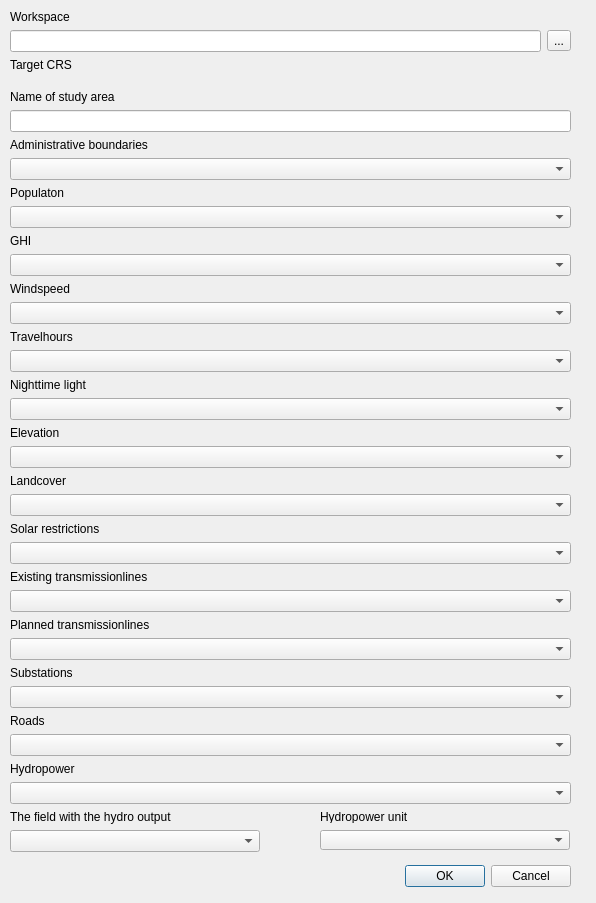
<?xml version="1.0" encoding="UTF-8"?>
<ui version="4.0">
 <class>OnSSETDialogBase</class>
 <widget class="QDialog" name="OnSSETDialogBase">
  <property name="geometry">
   <rect>
    <x>0</x>
    <y>0</y>
    <width>596</width>
    <height>903</height>
   </rect>
  </property>
  <property name="minimumSize">
   <size>
    <width>10</width>
    <height>20</height>
   </size>
  </property>
  <property name="windowTitle">
   <string>Extract To Excel</string>
  </property>
  <widget class="QDialogButtonBox" name="button_box">
   <property name="geometry">
    <rect>
     <x>230</x>
     <y>860</y>
     <width>341</width>
     <height>32</height>
    </rect>
   </property>
   <property name="minimumSize">
    <size>
     <width>10</width>
     <height>10</height>
    </size>
   </property>
   <property name="orientation">
    <enum>Qt::Horizontal</enum>
   </property>
   <property name="standardButtons">
    <set>QDialogButtonBox::Cancel|QDialogButtonBox::Ok</set>
   </property>
  </widget>
  <widget class="QWidget" name="layoutWidget">
   <property name="geometry">
    <rect>
     <x>10</x>
     <y>10</y>
     <width>561</width>
     <height>842</height>
    </rect>
   </property>
   <layout class="QVBoxLayout" name="verticalLayout_2">
    <item>
     <widget class="QLabel" name="label">
      <property name="text">
       <string>Workspace</string>
      </property>
     </widget>
    </item>
    <item>
     <layout class="QHBoxLayout" name="horizontalLayout_2">
      <item>
       <widget class="QLineEdit" name="lineEdit"/>
      </item>
      <item>
       <widget class="QToolButton" name="toolButton">
        <property name="text">
         <string>...</string>
        </property>
        <property name="toolButtonStyle">
         <enum>Qt::ToolButtonFollowStyle</enum>
        </property>
        <property name="arrowType">
         <enum>Qt::NoArrow</enum>
        </property>
       </widget>
      </item>
     </layout>
    </item>
    <item>
     <widget class="QLabel" name="label_2">
      <property name="text">
       <string>Target CRS</string>
      </property>
     </widget>
    </item>
    <item>
     <layout class="QHBoxLayout" name="horizontalLayout">
      <item>
       <widget class="QgsProjectionSelectionWidget" name="mQgsProjectionSelectionWidget"/>
      </item>
     </layout>
    </item>
    <item>
     <widget class="QLabel" name="label_4">
      <property name="text">
       <string>Name of study area</string>
      </property>
     </widget>
    </item>
    <item>
     <widget class="QLineEdit" name="lineEdit_4">
      <property name="placeholderText">
       <string extracomment="Enter the name of the study area here"/>
      </property>
     </widget>
    </item>
    <item>
     <widget class="QLabel" name="label_3">
      <property name="text">
       <string>Administrative boundaries</string>
      </property>
     </widget>
    </item>
    <item>
     <layout class="QHBoxLayout" name="horizontalLayout_3">
      <item>
       <widget class="QComboBox" name="comboBox"/>
      </item>
     </layout>
    </item>
    <item>
     <widget class="QLabel" name="label_5">
      <property name="text">
       <string>Populaton</string>
      </property>
     </widget>
    </item>
    <item>
     <layout class="QHBoxLayout" name="horizontalLayout_4">
      <item>
       <widget class="QComboBox" name="comboBox_2"/>
      </item>
     </layout>
    </item>
    <item>
     <widget class="QLabel" name="label_6">
      <property name="text">
       <string>GHI</string>
      </property>
     </widget>
    </item>
    <item>
     <layout class="QHBoxLayout" name="horizontalLayout_5">
      <item>
       <widget class="QComboBox" name="comboBox_3"/>
      </item>
     </layout>
    </item>
    <item>
     <widget class="QLabel" name="label_7">
      <property name="text">
       <string>Windspeed</string>
      </property>
     </widget>
    </item>
    <item>
     <layout class="QHBoxLayout" name="horizontalLayout_6">
      <item>
       <widget class="QComboBox" name="comboBox_4"/>
      </item>
     </layout>
    </item>
    <item>
     <widget class="QLabel" name="label_9">
      <property name="text">
       <string>Travelhours</string>
      </property>
     </widget>
    </item>
    <item>
     <layout class="QHBoxLayout" name="horizontalLayout_7">
      <item>
       <widget class="QComboBox" name="comboBox_5"/>
      </item>
     </layout>
    </item>
    <item>
     <widget class="QLabel" name="label_10">
      <property name="text">
       <string>Nighttime light</string>
      </property>
     </widget>
    </item>
    <item>
     <layout class="QHBoxLayout" name="horizontalLayout_8">
      <item>
       <widget class="QComboBox" name="comboBox_6"/>
      </item>
     </layout>
    </item>
    <item>
     <widget class="QLabel" name="label_11">
      <property name="text">
       <string>Elevation</string>
      </property>
     </widget>
    </item>
    <item>
     <layout class="QHBoxLayout" name="horizontalLayout_9">
      <item>
       <widget class="QComboBox" name="comboBox_7"/>
      </item>
     </layout>
    </item>
    <item>
     <widget class="QLabel" name="label_12">
      <property name="text">
       <string>Landcover</string>
      </property>
     </widget>
    </item>
    <item>
     <layout class="QVBoxLayout" name="verticalLayout">
      <item>
       <layout class="QHBoxLayout" name="horizontalLayout_10">
        <item>
         <widget class="QComboBox" name="comboBox_8"/>
        </item>
       </layout>
      </item>
      <item>
       <widget class="QLabel" name="label_13">
        <property name="text">
         <string>Solar restrictions</string>
        </property>
       </widget>
      </item>
      <item>
       <layout class="QHBoxLayout" name="horizontalLayout_11">
        <item>
         <widget class="QComboBox" name="comboBox_9"/>
        </item>
       </layout>
      </item>
      <item>
       <widget class="QLabel" name="label_14">
        <property name="text">
         <string>Existing transmissionlines</string>
        </property>
       </widget>
      </item>
      <item>
       <layout class="QHBoxLayout" name="horizontalLayout_12">
        <item>
         <widget class="QComboBox" name="comboBox_10"/>
        </item>
       </layout>
      </item>
      <item>
       <widget class="QLabel" name="label_15">
        <property name="text">
         <string>Planned transmissionlines</string>
        </property>
       </widget>
      </item>
      <item>
       <layout class="QHBoxLayout" name="horizontalLayout_13">
        <item>
         <widget class="QComboBox" name="comboBox_11"/>
        </item>
       </layout>
      </item>
      <item>
       <widget class="QLabel" name="label_16">
        <property name="text">
         <string>Substations</string>
        </property>
       </widget>
      </item>
      <item>
       <layout class="QHBoxLayout" name="horizontalLayout_14">
        <item>
         <widget class="QComboBox" name="comboBox_12"/>
        </item>
       </layout>
      </item>
      <item>
       <widget class="QLabel" name="label_17">
        <property name="text">
         <string>Roads</string>
        </property>
       </widget>
      </item>
      <item>
       <layout class="QHBoxLayout" name="horizontalLayout_15">
        <item>
         <widget class="QComboBox" name="comboBox_13"/>
        </item>
       </layout>
      </item>
      <item>
       <widget class="QLabel" name="label_8">
        <property name="text">
         <string>Hydropower</string>
        </property>
       </widget>
      </item>
      <item>
       <layout class="QHBoxLayout" name="horizontalLayout_16">
        <item>
         <widget class="QComboBox" name="comboBox_14"/>
        </item>
       </layout>
      </item>
      <item>
       <widget class="QLabel" name="label_18">
        <property name="maximumSize">
         <size>
          <width>250</width>
          <height>16777215</height>
         </size>
        </property>
        <property name="text">
         <string>The field with the hydro output</string>
        </property>
       </widget>
      </item>
      <item>
       <widget class="QComboBox" name="comboBox_15">
        <property name="maximumSize">
         <size>
          <width>250</width>
          <height>16777215</height>
         </size>
        </property>
       </widget>
      </item>
     </layout>
    </item>
   </layout>
  </widget>
  <widget class="QComboBox" name="comboBox_16">
   <property name="geometry">
    <rect>
     <x>320</x>
     <y>830</y>
     <width>250</width>
     <height>20</height>
    </rect>
   </property>
   <property name="maximumSize">
    <size>
     <width>250</width>
     <height>16777215</height>
    </size>
   </property>
  </widget>
  <widget class="QLabel" name="label_19">
   <property name="geometry">
    <rect>
     <x>320</x>
     <y>810</y>
     <width>250</width>
     <height>13</height>
    </rect>
   </property>
   <property name="maximumSize">
    <size>
     <width>250</width>
     <height>16777215</height>
    </size>
   </property>
   <property name="text">
    <string>Hydropower unit</string>
   </property>
  </widget>
  <zorder>layoutWidget</zorder>
  <zorder>button_box</zorder>
  <zorder>comboBox_16</zorder>
  <zorder>label_19</zorder>
 </widget>
 <customwidgets>
  <customwidget>
   <class>QgsProjectionSelectionWidget</class>
   <extends>QWidget</extends>
   <header>qgsprojectionselectionwidget.h</header>
  </customwidget>
 </customwidgets>
 <resources/>
 <connections>
  <connection>
   <sender>button_box</sender>
   <signal>accepted()</signal>
   <receiver>OnSSETDialogBase</receiver>
   <slot>accept()</slot>
   <hints>
    <hint type="sourcelabel">
     <x>20</x>
     <y>20</y>
    </hint>
    <hint type="destinationlabel">
     <x>20</x>
     <y>20</y>
    </hint>
   </hints>
  </connection>
  <connection>
   <sender>button_box</sender>
   <signal>rejected()</signal>
   <receiver>OnSSETDialogBase</receiver>
   <slot>reject()</slot>
   <hints>
    <hint type="sourcelabel">
     <x>20</x>
     <y>20</y>
    </hint>
    <hint type="destinationlabel">
     <x>20</x>
     <y>20</y>
    </hint>
   </hints>
  </connection>
 </connections>
</ui>
